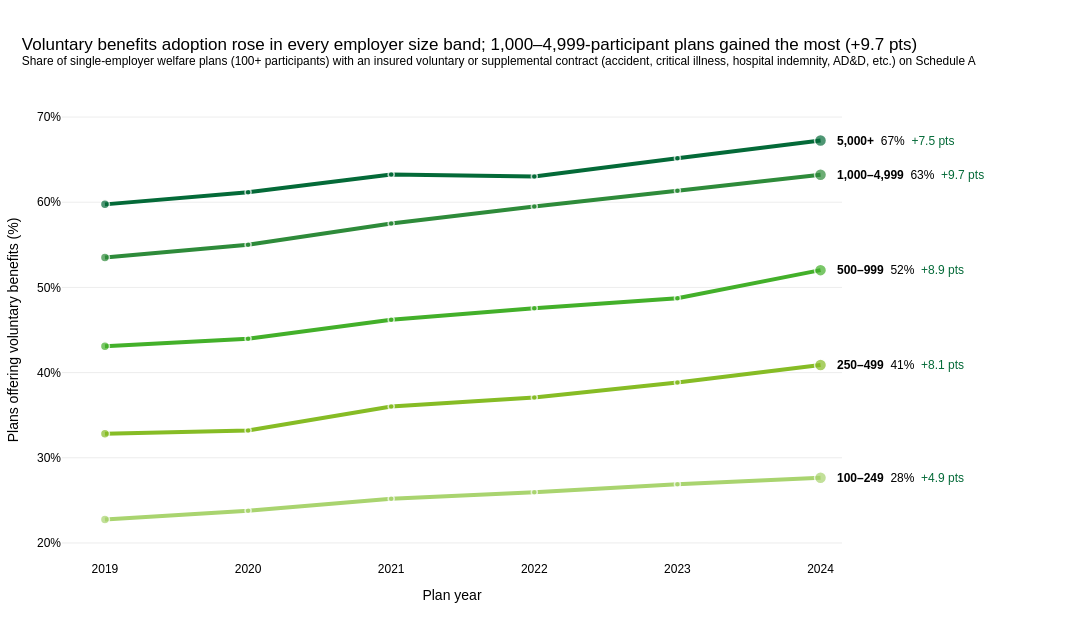

Write notebook code for a chart like this one.
### Markdown cell above
## 8. Is voluntary benefits adoption spreading across employer sizes?

### Code cell
VOLUNTARY = f"""
    WITH filings AS ({FILINGS})
    SELECT
        f.FORM_YEAR,
        f.plan_key,
        ANY_VALUE(f.participants) AS participants,
        BOOL_OR(
            COALESCE(a.WLFR_BNFT_OTHER_IND = '1' OR a.WLFR_BNFT_INDEMNITY_IND = '1', FALSE)
            AND NOT COALESCE(
                a.WLFR_BNFT_HEALTH_IND = '1' OR a.WLFR_BNFT_HMO_IND = '1' OR a.WLFR_BNFT_PPO_IND = '1'
                OR a.WLFR_BNFT_DRUG_IND = '1' OR a.WLFR_BNFT_STOP_LOSS_IND = '1'
                OR a.WLFR_BNFT_DENTAL_IND = '1' OR a.WLFR_BNFT_VISION_IND = '1'
                OR a.WLFR_BNFT_LIFE_INSUR_IND = '1' OR a.WLFR_BNFT_TEMP_DISAB_IND = '1'
                OR a.WLFR_BNFT_LONG_TERM_DISAB_IND = '1', FALSE)
        ) AS has_voluntary
    FROM filings f
    JOIN gold.SCH_A a USING (ACK_ID)
    WHERE f.entity_type = '2'
      AND f.participants >= 100
    GROUP BY 1, 2
"""

with duckdb.connect(DB_PATH, read_only=True) as con:
    voluntary = con.sql(VOLUNTARY).df()

vol_bins = [100, 250, 500, 1_000, 5_000, np.inf]
vol_labels = ["100–249", "250–499", "500–999", "1,000–4,999", "5,000+"]
adoption = (
    voluntary.assign(
        size_band=pd.cut(
            voluntary["participants"], bins=vol_bins, labels=vol_labels, right=False
        )
    )
    .groupby(["size_band", "FORM_YEAR"], observed=True)["has_voluntary"]
    .mean()
    .mul(100)
    .unstack("FORM_YEAR")
)
adoption["delta"] = adoption[LAST] - adoption[FIRST]
all_bands_up = (adoption["delta"] > 0).all()
lead = adoption["delta"].idxmax()

band_colors = ["#A9D46F", PALETTE[0], PALETTE[1], "#2E8B3A", PALETTE[2]]

fig = go.Figure()
base_theme(
    fig,
    f"Voluntary benefits adoption rose in {'every' if all_bands_up else 'most'} employer size band; "
    f"{lead}-participant plans gained the most (+{adoption.loc[lead, 'delta']:.1f} pts)",
    "Share of single-employer welfare plans (100+ participants) with an insured voluntary or supplemental "
    "contract (accident, critical illness, hospital indemnity, AD&D, etc.) on Schedule A",
    height=620,
)

for band, color in zip(vol_labels, band_colors):
    y = adoption.loc[band, YEARS]
    fig.add_trace(
        go.Scatter(
            x=YEARS,
            y=y,
            mode="lines+markers",
            name=band,
            line=dict(color=color, width=4),
            marker=dict(
                size=[9] + [6] * (len(YEARS) - 2) + [12],
                color=color,
                line=dict(color="white", width=1.5),
            ),
            hovertemplate=f"{band} participants<br>%{{x}}: %{{y:.1f}}% of plans<extra></extra>",
            showlegend=False,
        )
    )
    fig.add_annotation(
        x=LAST,
        y=y.iloc[-1],
        text=f"<b>{band}</b>  {y.iloc[-1]:.0f}%  "
        f"<span style='color:{PALETTE[2]}'>+{adoption.loc[band, 'delta']:.1f} pts</span>",
        showarrow=False,
        xanchor="left",
        xshift=14,
        font=dict(size=12, color=BLACK),
    )

fig.update_layout(
    width=FIG_WIDTH,
    margin=dict(l=60, r=250, t=100, b=60),
    xaxis=dict(
        tickvals=YEARS,
        title="Plan year",
        showgrid=False,
        range=[FIRST - 0.3, LAST + 0.15],
    ),
    yaxis=dict(
        title="Plans offering voluntary benefits (%)",
        ticksuffix="%",
        gridcolor="#EDEDED",
        range=[
            np.floor(adoption[YEARS].values.min() / 10) * 10 - 2,
            np.ceil(adoption[YEARS].values.max() / 10) * 10 + 2,
        ],
    ),
)
save_figure(fig, "08-voluntary-adoption-by-size", ANALYSIS_PATH)
fig.show()

### Figure 1 — Plotly figure (JSON) as saved in the notebook; plotly's stock layout.template omitted (floating-point values rounded to 4 significant figures)
{"data": [{"hovertemplate": "100–249 participants<br>%{x}: %{y:.1f}% of plans<extra></extra>", "line": {"color": "#A9D46F", "width": 4}, "marker": {"color": "#A9D46F", "line": {"color": "white", "width": 1.5}, "size": [9, 6, 6, 6, 6, 12]}, "mode": "lines+markers", "name": "100–249", "showlegend": false, "type": "scatter", "x": [2019, 2020, 2021, 2022, 2023, 2024], "y": [22.77, 23.78, 25.2, 25.95, 26.88, 27.66]}, {"hovertemplate": "250–499 participants<br>%{x}: %{y:.1f}% of plans<extra></extra>", "line": {"color": "#86BC25", "width": 4}, "marker": {"color": "#86BC25", "line": {"color": "white", "width": 1.5}, "size": [9, 6, 6, 6, 6, 12]}, "mode": "lines+markers", "name": "250–499", "showlegend": false, "type": "scatter", "x": [2019, 2020, 2021, 2022, 2023, 2024], "y": [32.83, 33.21, 36.01, 37.07, 38.83, 40.9]}, {"hovertemplate": "500–999 participants<br>%{x}: %{y:.1f}% of plans<extra></extra>", "line": {"color": "#43B02A", "width": 4}, "marker": {"color": "#43B02A", "line": {"color": "white", "width": 1.5}, "size": [9, 6, 6, 6, 6, 12]}, "mode": "lines+markers", "name": "500–999", "showlegend": false, "type": "scatter", "x": [2019, 2020, 2021, 2022, 2023, 2024], "y": [43.09, 43.96, 46.21, 47.54, 48.72, 52.03]}, {"hovertemplate": "1,000–4,999 participants<br>%{x}: %{y:.1f}% of plans<extra></extra>", "line": {"color": "#2E8B3A", "width": 4}, "marker": {"color": "#2E8B3A", "line": {"color": "white", "width": 1.5}, "size": [9, 6, 6, 6, 6, 12]}, "mode": "lines+markers", "name": "1,000–4,999", "showlegend": false, "type": "scatter", "x": [2019, 2020, 2021, 2022, 2023, 2024], "y": [53.51, 55.02, 57.49, 59.5, 61.34, 63.22]}, {"hovertemplate": "5,000+ participants<br>%{x}: %{y:.1f}% of plans<extra></extra>", "line": {"color": "#046A38", "width": 4}, "marker": {"color": "#046A38", "line": {"color": "white", "width": 1.5}, "size": [9, 6, 6, 6, 6, 12]}, "mode": "lines+markers", "name": "5,000+", "showlegend": false, "type": "scatter", "x": [2019, 2020, 2021, 2022, 2023, 2024], "y": [59.75, 61.17, 63.25, 63.02, 65.17, 67.24]}], "layout": {"annotations": [{"font": {"color": "#000000", "size": 12}, "showarrow": false, "text": "<b>100–249</b>  28%  <span style='color:#046A38'>+4.9 pts</span>", "x": 2024, "xanchor": "left", "xshift": 14, "y": 27.66}, {"font": {"color": "#000000", "size": 12}, "showarrow": false, "text": "<b>250–499</b>  41%  <span style='color:#046A38'>+8.1 pts</span>", "x": 2024, "xanchor": "left", "xshift": 14, "y": 40.9}, {"font": {"color": "#000000", "size": 12}, "showarrow": false, "text": "<b>500–999</b>  52%  <span style='color:#046A38'>+8.9 pts</span>", "x": 2024, "xanchor": "left", "xshift": 14, "y": 52.03}, {"font": {"color": "#000000", "size": 12}, "showarrow": false, "text": "<b>1,000–4,999</b>  63%  <span style='color:#046A38'>+9.7 pts</span>", "x": 2024, "xanchor": "left", "xshift": 14, "y": 63.22}, {"font": {"color": "#000000", "size": 12}, "showarrow": false, "text": "<b>5,000+</b>  67%  <span style='color:#046A38'>+7.5 pts</span>", "x": 2024, "xanchor": "left", "xshift": 14, "y": 67.24}], "colorway": ["#86BC25", "#43B02A", "#046A38"], "font": {"color": "#000000", "family": "Arial, sans-serif"}, "height": 620, "hoverlabel": {"bgcolor": "white", "font": {"color": "#000000"}}, "legend": {"font": {"color": "#000000"}, "orientation": "h", "x": 1, "xanchor": "right", "y": 1.01, "yanchor": "bottom"}, "margin": {"b": 60, "l": 60, "r": 250, "t": 100}, "paper_bgcolor": "white", "plot_bgcolor": "white", "title": {"font": {"color": "#000000", "family": "Arial, sans-serif"}, "text": "Voluntary benefits adoption rose in every employer size band; 1,000–4,999-participant plans gained the most (+9.7 pts)<br><sup>Share of single-employer welfare plans (100+ participants) with an insured voluntary or supplemental contract (accident, critical illness, hospital indemnity, AD&D, etc.) on Schedule A</sup>", "x": 0.02, "xanchor": "left"}, "width": 1100, "xaxis": {"range": [2019.0, 2024.0], "showgrid": false, "tickfont": {"color": "#000000"}, "tickvals": [2019, 2020, 2021, 2022, 2023, 2024], "title": {"text": "Plan year"}}, "yaxis": {"gridcolor": "#EDEDED", "range": [18, 72], "tickfont": {"color": "#000000"}, "ticksuffix": "%", "title": {"text": "Plans offering voluntary benefits (%)"}}}}
